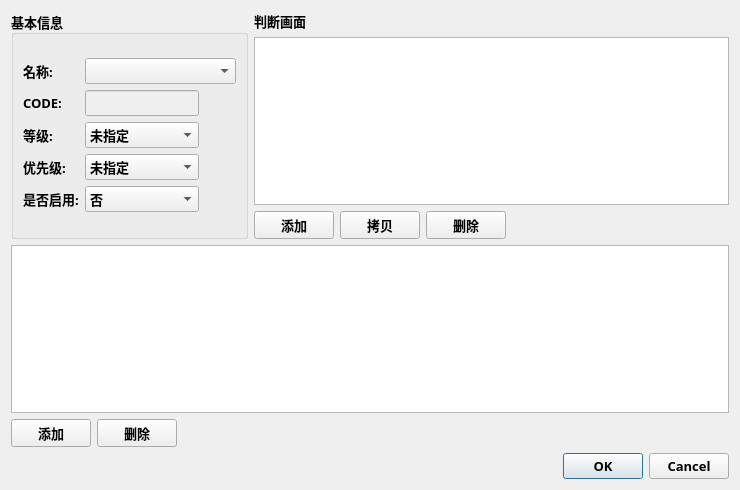
<?xml version="1.0" encoding="UTF-8"?>
<ui version="4.0">
 <class>AddItem</class>
 <widget class="QDialog" name="AddItem">
  <property name="geometry">
   <rect>
    <x>0</x>
    <y>0</y>
    <width>740</width>
    <height>490</height>
   </rect>
  </property>
  <property name="minimumSize">
   <size>
    <width>0</width>
    <height>0</height>
   </size>
  </property>
  <property name="maximumSize">
   <size>
    <width>16777215</width>
    <height>16777215</height>
   </size>
  </property>
  <property name="font">
   <font>
    <family>微软雅黑</family>
    <pointsize>10</pointsize>
    <weight>75</weight>
    <bold>true</bold>
   </font>
  </property>
  <property name="windowTitle">
   <string>Edit Item</string>
  </property>
  <layout class="QVBoxLayout" name="verticalLayout_3">
   <item>
    <layout class="QHBoxLayout" name="horizontalLayout_5" stretch="1,2">
     <item>
      <widget class="QGroupBox" name="groupBox">
       <property name="title">
        <string>基本信息</string>
       </property>
       <layout class="QVBoxLayout" name="verticalLayout">
        <item>
         <layout class="QGridLayout" name="gridLayout">
          <item row="0" column="0">
           <widget class="QLabel" name="label_3">
            <property name="text">
             <string>名称:</string>
            </property>
           </widget>
          </item>
          <item row="1" column="0">
           <widget class="QLabel" name="label_4">
            <property name="text">
             <string>CODE:</string>
            </property>
           </widget>
          </item>
          <item row="1" column="1">
           <widget class="QLineEdit" name="lineEdit_itemCode">
            <property name="enabled">
             <bool>false</bool>
            </property>
            <property name="text">
             <string/>
            </property>
           </widget>
          </item>
          <item row="1" column="2">
           <spacer name="horizontalSpacer_3">
            <property name="orientation">
             <enum>Qt::Horizontal</enum>
            </property>
            <property name="sizeHint" stdset="0">
             <size>
              <width>58</width>
              <height>20</height>
             </size>
            </property>
           </spacer>
          </item>
          <item row="2" column="0">
           <widget class="QLabel" name="label_5">
            <property name="text">
             <string>等级:</string>
            </property>
           </widget>
          </item>
          <item row="2" column="1">
           <widget class="QComboBox" name="comboBox_itemGrade">
            <item>
             <property name="text">
              <string>未指定</string>
             </property>
            </item>
            <item>
             <property name="text">
              <string>A</string>
             </property>
            </item>
            <item>
             <property name="text">
              <string>B</string>
             </property>
            </item>
            <item>
             <property name="text">
              <string>C</string>
             </property>
            </item>
            <item>
             <property name="text">
              <string>R</string>
             </property>
            </item>
            <item>
             <property name="text">
              <string>P</string>
             </property>
            </item>
            <item>
             <property name="text">
              <string>S</string>
             </property>
            </item>
           </widget>
          </item>
          <item row="2" column="2">
           <spacer name="horizontalSpacer_4">
            <property name="orientation">
             <enum>Qt::Horizontal</enum>
            </property>
            <property name="sizeHint" stdset="0">
             <size>
              <width>58</width>
              <height>20</height>
             </size>
            </property>
           </spacer>
          </item>
          <item row="3" column="0">
           <widget class="QLabel" name="label_6">
            <property name="text">
             <string>优先级:</string>
            </property>
           </widget>
          </item>
          <item row="3" column="1">
           <widget class="QComboBox" name="comboBox_itemPriority">
            <item>
             <property name="text">
              <string>未指定</string>
             </property>
            </item>
            <item>
             <property name="text">
              <string>NG0</string>
             </property>
            </item>
            <item>
             <property name="text">
              <string>NG1</string>
             </property>
            </item>
            <item>
             <property name="text">
              <string>NG2</string>
             </property>
            </item>
            <item>
             <property name="text">
              <string>NG3</string>
             </property>
            </item>
            <item>
             <property name="text">
              <string>NG4</string>
             </property>
            </item>
            <item>
             <property name="text">
              <string>NG5</string>
             </property>
            </item>
            <item>
             <property name="text">
              <string>NG6</string>
             </property>
            </item>
            <item>
             <property name="text">
              <string>NG7</string>
             </property>
            </item>
            <item>
             <property name="text">
              <string>NG8</string>
             </property>
            </item>
            <item>
             <property name="text">
              <string>NG9</string>
             </property>
            </item>
           </widget>
          </item>
          <item row="3" column="2">
           <spacer name="horizontalSpacer_5">
            <property name="orientation">
             <enum>Qt::Horizontal</enum>
            </property>
            <property name="sizeHint" stdset="0">
             <size>
              <width>58</width>
              <height>20</height>
             </size>
            </property>
           </spacer>
          </item>
          <item row="4" column="0">
           <widget class="QLabel" name="label_7">
            <property name="text">
             <string>是否启用:</string>
            </property>
           </widget>
          </item>
          <item row="4" column="1">
           <widget class="QComboBox" name="comboBox_itembUsed">
            <item>
             <property name="text">
              <string>否</string>
             </property>
            </item>
            <item>
             <property name="text">
              <string>是</string>
             </property>
            </item>
           </widget>
          </item>
          <item row="4" column="2">
           <spacer name="horizontalSpacer_6">
            <property name="orientation">
             <enum>Qt::Horizontal</enum>
            </property>
            <property name="sizeHint" stdset="0">
             <size>
              <width>58</width>
              <height>20</height>
             </size>
            </property>
           </spacer>
          </item>
          <item row="0" column="1" colspan="2">
           <widget class="QComboBox" name="comboBoxReasonName"/>
          </item>
         </layout>
        </item>
       </layout>
      </widget>
     </item>
     <item>
      <layout class="QVBoxLayout" name="verticalLayout_2">
       <item>
        <layout class="QHBoxLayout" name="horizontalLayout_3">
         <item>
          <widget class="QLabel" name="label">
           <property name="text">
            <string>判断画面</string>
           </property>
          </widget>
         </item>
         <item>
          <spacer name="horizontalSpacer">
           <property name="orientation">
            <enum>Qt::Horizontal</enum>
           </property>
           <property name="sizeHint" stdset="0">
            <size>
             <width>40</width>
             <height>20</height>
            </size>
           </property>
          </spacer>
         </item>
        </layout>
       </item>
       <item>
        <widget class="QTableView" name="tableViewJudgePattern">
         <property name="selectionBehavior">
          <enum>QAbstractItemView::SelectRows</enum>
         </property>
         <attribute name="horizontalHeaderMinimumSectionSize">
          <number>80</number>
         </attribute>
        </widget>
       </item>
       <item>
        <layout class="QHBoxLayout" name="horizontalLayout_4">
         <item>
          <layout class="QHBoxLayout" name="horizontalLayout_2">
           <item>
            <widget class="QPushButton" name="pushButtonAddJudgePatternItem">
             <property name="text">
              <string>添加</string>
             </property>
            </widget>
           </item>
           <item>
            <widget class="QPushButton" name="pushButtonCopy">
             <property name="text">
              <string>拷贝</string>
             </property>
            </widget>
           </item>
           <item>
            <widget class="QPushButton" name="pushButtonDeleteJudgePatternItem">
             <property name="enabled">
              <bool>true</bool>
             </property>
             <property name="text">
              <string>删除</string>
             </property>
            </widget>
           </item>
          </layout>
         </item>
         <item>
          <spacer name="horizontalSpacer_2">
           <property name="orientation">
            <enum>Qt::Horizontal</enum>
           </property>
           <property name="sizeHint" stdset="0">
            <size>
             <width>40</width>
             <height>20</height>
            </size>
           </property>
          </spacer>
         </item>
        </layout>
       </item>
      </layout>
     </item>
    </layout>
   </item>
   <item>
    <widget class="QTableView" name="tableViewConditions">
     <property name="enabled">
      <bool>true</bool>
     </property>
     <property name="selectionBehavior">
      <enum>QAbstractItemView::SelectRows</enum>
     </property>
    </widget>
   </item>
   <item>
    <layout class="QHBoxLayout" name="horizontalLayout_6">
     <item>
      <layout class="QHBoxLayout" name="horizontalLayout">
       <item>
        <widget class="QPushButton" name="pushButton_addConditionItem">
         <property name="enabled">
          <bool>true</bool>
         </property>
         <property name="text">
          <string>添加</string>
         </property>
        </widget>
       </item>
       <item>
        <widget class="QPushButton" name="pushButton_deleteCondition">
         <property name="enabled">
          <bool>true</bool>
         </property>
         <property name="text">
          <string>删除</string>
         </property>
        </widget>
       </item>
      </layout>
     </item>
     <item>
      <spacer name="horizontalSpacer_7">
       <property name="orientation">
        <enum>Qt::Horizontal</enum>
       </property>
       <property name="sizeHint" stdset="0">
        <size>
         <width>40</width>
         <height>20</height>
        </size>
       </property>
      </spacer>
     </item>
    </layout>
   </item>
   <item>
    <layout class="QHBoxLayout" name="horizontalLayout_7">
     <item>
      <spacer name="horizontalSpacer_8">
       <property name="orientation">
        <enum>Qt::Horizontal</enum>
       </property>
       <property name="sizeHint" stdset="0">
        <size>
         <width>40</width>
         <height>20</height>
        </size>
       </property>
      </spacer>
     </item>
     <item>
      <widget class="QDialogButtonBox" name="buttonBox">
       <property name="standardButtons">
        <set>QDialogButtonBox::Cancel|QDialogButtonBox::Ok</set>
       </property>
      </widget>
     </item>
    </layout>
   </item>
  </layout>
 </widget>
 <resources/>
 <connections/>
</ui>
